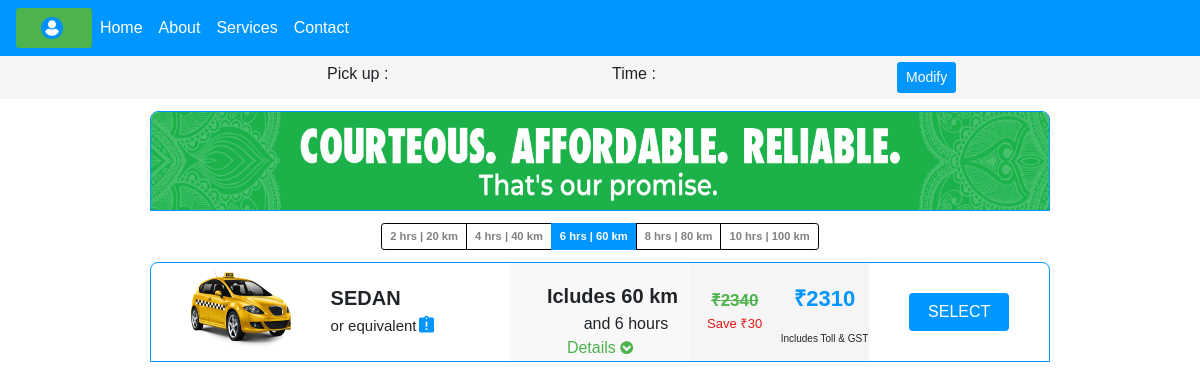
/selectlocaltaxi.php, run on the app's committed database.
### tables this page shows
CREATE TABLE `taxidetails` (
  `taxiid` int(11) NOT NULL,
  `taxiimage` longblob DEFAULT NULL,
  `taxiname` varchar(100) DEFAULT NULL,
  `taxiabout` varchar(500) DEFAULT NULL,
  `taxirate` int(11) DEFAULT NULL,
  `taxidiscount` float DEFAULT NULL,
  `taxitriptype` varchar(100) DEFAULT NULL,
  `taxiactype` varchar(100) DEFAULT NULL,
  `taxiseats` int(10) DEFAULT NULL,
  `taxibags` int(10) DEFAULT NULL,
  `taxifacility` varchar(2000) DEFAULT NULL,
  `taximinimumkm` int(10) DEFAULT NULL,
  `taxiextrakm` int(10) DEFAULT NULL,
  `taxiextrahour` int(10) DEFAULT NULL
);

### selectlocaltaxi.php (the view, shortened to what this page needs)
<html lang="en">
  <head>
	<link rel="stylesheet" href="https://cdnjs.cloudflare.com/ajax/libs/font-awesome/6.4.0/css/all.min.css" />
	<link href="https://cdn.jsdelivr.net/npm/bootstrap@5.0.2/dist/css/bootstrap.min.css" rel="stylesheet">
	<link rel="stylesheet" href="https://cdnjs.cloudflare.com/ajax/libs/font-awesome/4.7.0/css/font-awesome.min.css">
	<link rel="stylesheet" href="taxitooltip.css">
</head>
<body>
	<div>
		<?php include("topnavbarcar.php");?>
	</div>
<section class="fetchdata">
	<div class="container " >
		<div class="row ">
			<div class="col-sm-3 ">
			</div>
			<div class="col-sm-3">
				Pick up : <?php echo $fromdate;?>
			</div>
			<div class="col-sm-3">
				Time : <?php echo $fromtime;?>
			</div>
			<div class="col-sm-3 " style="top:-5px;">
					<button type="button" class="btn btn-sm" data-toggle="modal" data-target="#exampleModal" style="background-color:#0096FF;color:white;">Modify</button>
			</div>
		</div>
	</div>
						<div class="row"><?php include("searchforms.php");?></div>
</section>
<section class="taxiscroll" >
	<div >
		<img src="banner.png" alt="" class="carselection ">
	</div>
	<div class="localbuttongroup" >
		<div class="btn-group" role="group" >
			<button class="btn but btn-sm twohoursbut" onclick="twohours()" >2 hrs | 20 km</button>
			<button class="btn but btn-sm fourhoursbut" onclick="fourhours()" >4 hrs | 40 km</button>
			<button class="btn but btn-sm sixhoursbut" onclick="sixhours()" style="background-color:#0096FF;color:white;border:1px solid #0096FF;">6 hrs | 60 km</button>
			<button class="btn but btn-sm eighthoursbut" onclick="eighthours()" >8 hrs | 80 km</button>
			<button class="btn but btn-sm tenhoursbut" onclick="tenhours()" >10 hrs | 100 km</button>
		</div>
	</div>
	<?php
			include("database.php");
			$query="select taxiid,taxiimage,taxiname,taxiabout,taxirate,taxidiscount,taxitriptype,taxiactype,taxiseats,taxibags,taxifacility from taxidetails where taxitriptype='local'";
			$result= mysqli_query($con, $query);
			while($datas= mysqli_fetch_assoc($result)) {
				 $image= 'uploads/'.$datas["taxiimage"];
				 $rate=$datas['taxirate'];
				 $totalamount=round(60*$rate);
				$discount=$datas['taxidiscount'];
				$totaldiscount=round(60*$discount);
				$finalamount=$totalamount-$totaldiscount;
		?>
<div class="sixhours" >
<div class="carselection carrow">
		<div class="column"><img src="<?php echo $image; ?>" alt="" class="imagefile">
		</div>
		<div class="column">
				<p class="phead"><?php echo $datas['taxiname']; ?></p>
				<p class="ptooltip"> or equivalent<i class="qtip tip-right material-icons" data-tip="<?php echo $datas['taxiabout']; ?>">&#xe85f;</i></p>
		</div>
		<div class="column distance">
				<p class="distanceshow">Icludes 60 km</p>
				<p class="hour">and 6 hours</p>
				<p type="button"  class="collapsed buttonn " data-toggle="collapse" data-target=".<?php echo $datas['taxiid'];?>" aria-expanded="false" aria-controls="multiCollapseExample1"> Details <span class="fa fa-chevron-circle-down" style="font-size:15px"></span></p>
		</div>
		<div class="column amount">
			<div class="columntwo">
				<p class="totalamount"><del>&#8377;<?php echo $totalamount; ?></del></p>
				<p class="totaldiscount">Save &#8377;<?php echo $totaldiscount; ?></p>
			</div>
			<div class="columntwo">
				<p class="finalamount">&#8377;<?php echo $finalamount; ?></p>
				<p class="tollgst">Includes Toll & GST</p>
			</div>
		</div>
		<div class="column">
			<form action="bookingpage.php" method="GET" id="formone">
				<input type="submit" class="btn formbutton"  value="SELECT">
			</form>
		</div>
</div>
</div>
<?php }?>
</section>
  </body>
</html>

### topnavbarcar.php (shortened to what this page needs)
<!DOCTYPE html>
<html lang="en" >
<head>
</head>
<body>
<div>
	<nav class="navbar navbar-expand-lg navbar-light" style="background-color:#0096FF;border-radius:0px;">
		<div class="d-flex">
		<button class="btn btn-sm text-white py-2 px-4 ms-3 h-100 d-flex" style="background-color:#4db34d;font-family: 'Poppins', sans-serif;"><img src="images/user-icon.png" width="22px" height="22px">&nbsp;<?php echo $row['username']; ?></button>
		</div>
		  <div class="collapse navbar-collapse" id="navbarSupportedContent">
			<ul class="navbar-nav mr-auto">
			  <li class="nav-item ">
				<a class="nav-link text-white" href="index.php" style="font-family: 'Poppins', sans-serif;">Home </a>
			  </li>
			  <li class="nav-item">
				<a class="nav-link text-white" href="about.php" style="font-family: 'Poppins', sans-serif;">About</a>
			  </li>
			  <li class="nav-item">
				<a class="nav-link text-white" href="service.php" style="font-family: 'Poppins', sans-serif;">Services</a>
			  </li>
			  <li class="nav-item">
				<a class="nav-link text-white" href="contact.php" style="font-family: 'Poppins', sans-serif;">Contact</a>
			  </li>
			</ul>
		  </div>
</nav>
</div>
</body>
</html>

### searchforms.php (shortened to what this page needs)
<html>
<head>
</head>
<body >
</body>
</html>

### taxitooltip.css (style rules this page uses)
.qtip { display: inline-block; position: relative; cursor: pointer; color: #3bb4e5; box-sizing: border-box; font-style: normal; transition:all .25s ease-in-out; }
.qtip:before { content: attr(data-tip); font-size: 14px; position: absolute; background: rgba(10, 20, 30, 0.85); color: #fff; line-height: 1.2em; padding: 0.5em; font-style: normal; box-shadow: 0 1px 3px rgba(0, 0, 0, 0.3); min-width: 120px; text-align: center; opacity: 0; visibility: hidden; transition: all .3s ease-in-out; text-shadow: 1px 1px 1px rgba(0, 0, 0, 0.5); font-family: sans-serif; letter-spacing: 0; font-weight: 600 }
.qtip:after { width: 0; height: 0; border-style: solid; content: ''; position: absolute; opacity: 0; visibility: hidden; transition: all .3s ease-in-out }
.qtip.tip-right:before { right: 0; top: 50%; transform: translate(calc(100% + 8px), -50%); box-sizing: border-box; border-radius: 3px; }
.qtip.tip-right:after { border-width: 8px 8px 8px 0; border-color: transparent rgba(10, 20, 30, 0.85) transparent transparent; right: -8px; top: 50%; transform: translate(0, -50%); }

### selectlocaltaxi.php (style rules this page uses)
@media only screen and (min-device-width : 600px) { * { box-sizing: border-box; font-family: 'Poppins', sans-serif; } }
@media only screen and (min-device-width : 600px) { .carselection { border:1px solid #0096FF; border-top-left-radius:8px; border-top-right-radius:8px; height:100px; text-align:center; width:75%; margin:1% 12.5% 1% 12.5%; } }
@media only screen and (min-device-width : 600px) { .carrow { display:flex; } }
@media only screen and (min-device-width : 600px) { .column { width:20%; } }
@media only screen and (min-device-width : 600px) { .imagefile { width:100px; height:90px; padding:5px 0px; } }
@media only screen and (min-device-width : 600px) { .fetchdata { background-color:#F5F5F5; width:100%; padding:0.5% 0 0.5% 0; } }
@media only screen and (min-device-width : 600px) { .distance { background-color:#F8F8F8; } }
@media only screen and (min-device-width : 600px) { .amount { background-color:#F5F5F5; display:flex; } }
@media only screen and (min-device-width : 600px) { .columntwo { width:50%; } }
@media only screen and (min-device-width : 600px) { .phead { font-size:20px; font-weight:bold; margin-top:20px; text-align:left; } }
@media only screen and (min-device-width : 600px) { .ptooltip { font-size:15px; margin-top:-14px; text-align:left; display:flex; } }
@media only screen and (min-device-width : 600px) { .qtip { font-size:20px; color:#0096FF; } }
@media only screen and (min-device-width : 600px) { .totalamount { color: #4db34d; font-size:17px; font-weight:700; margin-top:25px; } }
@media only screen and (min-device-width : 600px) { .totaldiscount { color:#e61919; font-size:13px; margin-top:-15px; } }
@media only screen and (min-device-width : 600px) { .finalamount { font-weight:bold; font-size:22px; color:#0096FF; margin-top:19px; } }
@media only screen and (min-device-width : 600px) { .distanceshow { margin-top:18px; font-weight:bold; font-size:20px; margin-left:25px; } }
@media only screen and (min-device-width : 600px) { .hour { margin-top:-8%; text-align:right; margin-right:12%; } }
@media only screen and (min-device-width : 600px) { .formbutton { width:100px; margin-top:30px; color:white; background-color:#0096FF; } }
@media only screen and (min-device-width : 600px) { .taxiscroll { overflow-y:scroll; height:80%; } }
@media only screen and (min-device-width : 600px) { .buttonn { margin:-16px 0 0 0; color:#4db34d; } }
@media only screen and (min-device-width : 600px) { .tollgst { font-size:10px; } }
@media only screen and (min-device-width : 600px) { .but { border:1px solid black; font-weight:bold; color:gray; } }
@media only screen and (min-device-width : 600px) { .localbuttongroup { text-align:center; } }

### searchforms.php (style rules this page uses)
@media only screen and (min-device-width :600px) { * { box-sizing: border-box; } }
@media only screen and (min-device-width :600px) { .but { border:1px solid black; font-weight:bold; color:gray; font-size:70%; } }

### data on the page
taxidetails: taxiimage (picture), taxiname "SEDAN", taxirate "2340", taxidiscount "30", finalamount "2310"
